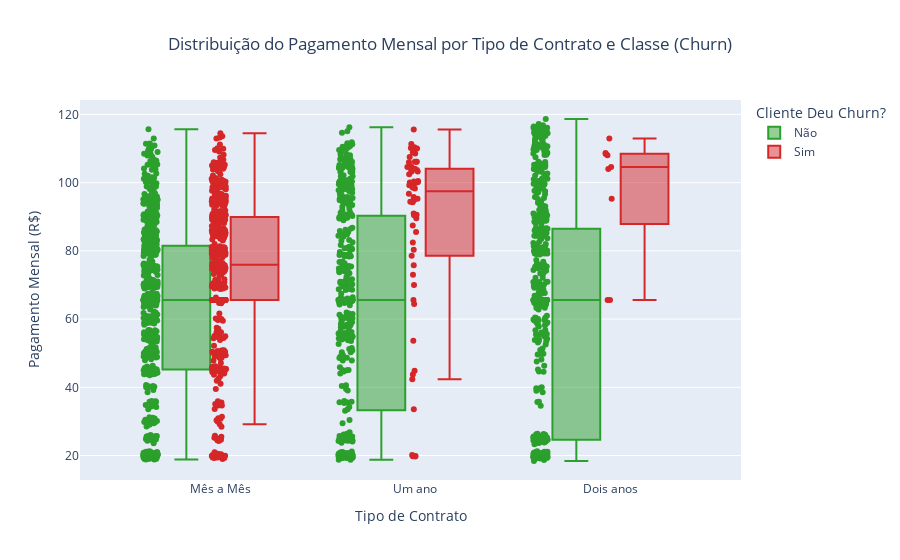

Notebook source saved alongside this figure:
### Code cell
# Ajuste de labels
df_churn['Churn'] = df_churn['Churn'].replace({'Yes': 'Sim', 'No': 'Não'})

fig_contrato_churn_mensal = px.box(
    df_churn,
    x='Tipo_Contrato',
    y='Pagamento_Mensal',
    color='Churn',  # separa por Churn (cores diferentes)
    points='all',
    title='Distribuição do Pagamento Mensal por Tipo de Contrato e Classe (Churn)',
    color_discrete_map={
        'Sim': '#d62728',  # churn - vermelho
        'Não': '#2ca02c'   # não churn - verde
    }
)

fig_contrato_churn_mensal.update_layout(
    title_x=0.5,
    xaxis_title='Tipo de Contrato',
    yaxis_title='Pagamento Mensal (R$)',
    legend_title_text='Cliente Deu Churn?'
)

fig_contrato_churn_mensal.show()

### Figure 1 — Plotly figure (JSON) as saved in the notebook; plotly's stock layout.template omitted (floating-point values rounded to 4 significant figures; data arrays with more than 128 entries replaced by an {"elided": "..."} marker saying what was removed)
{"data": [{"alignmentgroup": "True", "boxpoints": "all", "hovertemplate": "Churn=Não<br>Tipo_Contrato=%{x}<br>Pagamento_Mensal=%{y}<extra></extra>", "legendgroup": "Não", "marker": {"color": "#2ca02c"}, "name": "Não", "notched": false, "offsetgroup": "Não", "orientation": "v", "showlegend": true, "type": "box", "x": {"elided": "1841 str values"}, "x0": " ", "xaxis": "x", "y": {"elided": "1841 float values"}, "y0": " ", "yaxis": "y"}, {"alignmentgroup": "True", "boxpoints": "all", "hovertemplate": "Churn=Sim<br>Tipo_Contrato=%{x}<br>Pagamento_Mensal=%{y}<extra></extra>", "legendgroup": "Sim", "marker": {"color": "#d62728"}, "name": "Sim", "notched": false, "offsetgroup": "Sim", "orientation": "v", "showlegend": true, "type": "box", "x": {"elided": "647 str values"}, "x0": " ", "xaxis": "x", "y": {"elided": "647 float values"}, "y0": " ", "yaxis": "y"}], "layout": {"boxmode": "group", "legend": {"title": {"text": "Cliente Deu Churn?"}, "tracegroupgap": 0}, "title": {"text": "Distribuição do Pagamento Mensal por Tipo de Contrato e Classe (Churn)", "x": 0.5}, "xaxis": {"anchor": "y", "domain": [0, 1], "title": {"text": "Tipo de Contrato"}}, "yaxis": {"anchor": "x", "domain": [0, 1], "title": {"text": "Pagamento Mensal (R$)"}}}}
